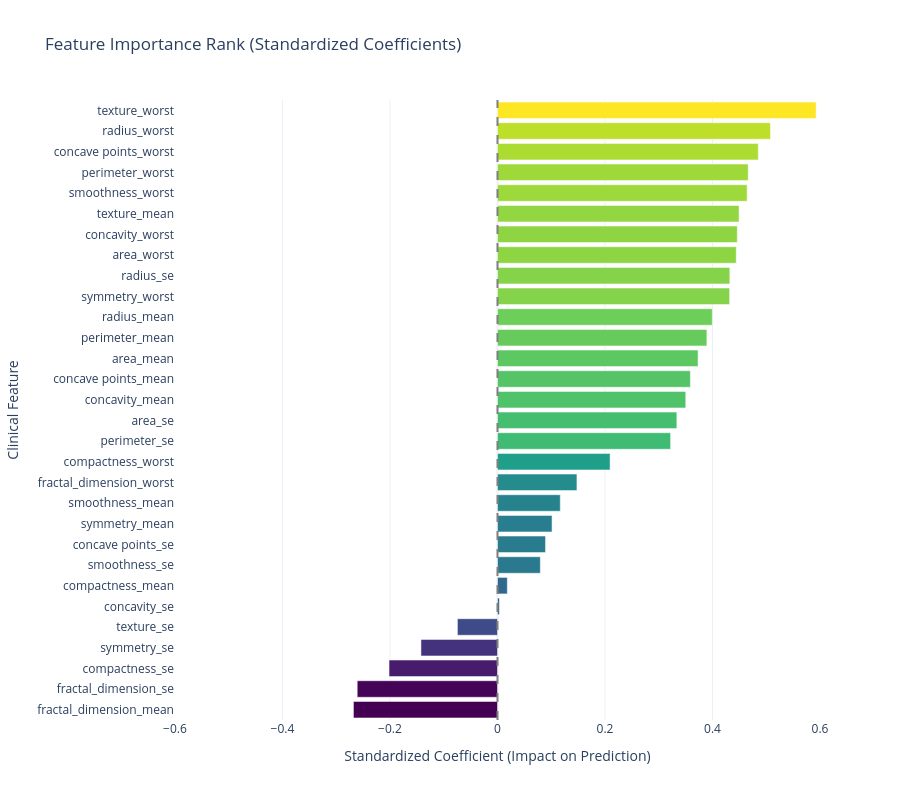

Here is the notebook cell this chart was saved with:
### Code cell
# Sort the values so the chart flows logically from highest to lowest impact
coefficients_sorted = coefficients_df.drop(0, axis=0).sort_values(by='Standardized Coefficient', ascending=True)

# Create the interactive horizontal bar chart
fig = px.bar(
    coefficients_sorted,
    x='Standardized Coefficient',
    y='Feature',
    orientation='h',
    color='Standardized Coefficient', # Adds a color gradient based on impact
    color_continuous_scale='Viridis', # Matches your requested palette
    title='Feature Importance Rank (Standardized Coefficients)'
)

# Add the dashed zero-line to clearly separate positive/negative coefficients
fig.add_vline(x=0, line_width=2, line_dash="dash", line_color="grey")

# Clean up the layout and styling for a professional look
fig.update_layout(
    xaxis_title="Standardized Coefficient (Impact on Prediction)",
    yaxis_title="Clinical Feature",
    template="plotly_white",
    showlegend=False,
    coloraxis_showscale=False,
    xaxis_range=[-0.6, 0.6],
    height=800
)

# If you still need the static JPG for a written report, you can also do:
fig.write_image(f"{path}/assets/figures/Fig. 9 - Feature Importance.png")


# Display the interactive plot in your notebook
fig.show()

### Figure 1 — Plotly figure (JSON) as saved in the notebook; plotly's stock layout.template omitted (floating-point values rounded to 4 significant figures)
{"data": [{"hovertemplate": "Standardized Coefficient=%{marker.color}<br>Feature=%{y}<extra></extra>", "legendgroup": "", "marker": {"color": [-0.268, -0.261, -0.2017, -0.1424, -0.07458, 0.00358, 0.01826, 0.07969, 0.08936, 0.1015, 0.1168, 0.1478, 0.2095, 0.322, 0.3337, 0.3502, 0.3588, 0.3731, 0.3895, 0.3996, 0.4318, 0.4322, 0.4442, 0.4461, 0.4494, 0.4644, 0.4665, 0.4852, 0.5078, 0.5928], "coloraxis": "coloraxis", "pattern": {"shape": ""}}, "name": "", "orientation": "h", "showlegend": false, "textposition": "auto", "x": [-0.268, -0.261, -0.2017, -0.1424, -0.07458, 0.00358, 0.01826, 0.07969, 0.08936, 0.1015, 0.1168, 0.1478, 0.2095, 0.322, 0.3337, 0.3502, 0.3588, 0.3731, 0.3895, 0.3996, 0.4318, 0.4322, 0.4442, 0.4461, 0.4494, 0.4644, 0.4665, 0.4852, 0.5078, 0.5928], "xaxis": "x", "y": ["fractal_dimension_mean", "fractal_dimension_se", "compactness_se", "symmetry_se", "texture_se", "concavity_se", "compactness_mean", "smoothness_se", "concave points_se", "symmetry_mean", "smoothness_mean", "fractal_dimension_worst", "compactness_worst", "perimeter_se", "area_se", "concavity_mean", "concave points_mean", "area_mean", "perimeter_mean", "radius_mean", "symmetry_worst", "radius_se", "area_worst", "concavity_worst", "texture_mean", "smoothness_worst", "perimeter_worst", "concave points_worst", "radius_worst", "texture_worst"], "yaxis": "y", "type": "bar"}], "layout": {"xaxis": {"anchor": "y", "domain": [0.0, 1.0], "title": {"text": "Standardized Coefficient (Impact on Prediction)"}, "range": [-0.6, 0.6]}, "yaxis": {"anchor": "x", "domain": [0.0, 1.0], "title": {"text": "Clinical Feature"}}, "coloraxis": {"colorbar": {"title": {"text": "Standardized Coefficient"}}, "colorscale": [[0.0, "#440154"], [0.1111, "#482878"], [0.2222, "#3e4989"], [0.3333, "#31688e"], [0.4444, "#26828e"], [0.5556, "#1f9e89"], [0.6667, "#35b779"], [0.7778, "#6ece58"], [0.8889, "#b5de2b"], [1.0, "#fde725"]], "autocolorscale": false, "showscale": false}, "legend": {"tracegroupgap": 0}, "title": {"text": "Feature Importance Rank (Standardized Coefficients)"}, "barmode": "relative", "shapes": [{"line": {"color": "grey", "dash": "dash", "width": 2}, "type": "line", "x0": 0, "x1": 0, "xref": "x", "y0": 0, "y1": 1, "yref": "y domain"}], "showlegend": false, "height": 800}}
